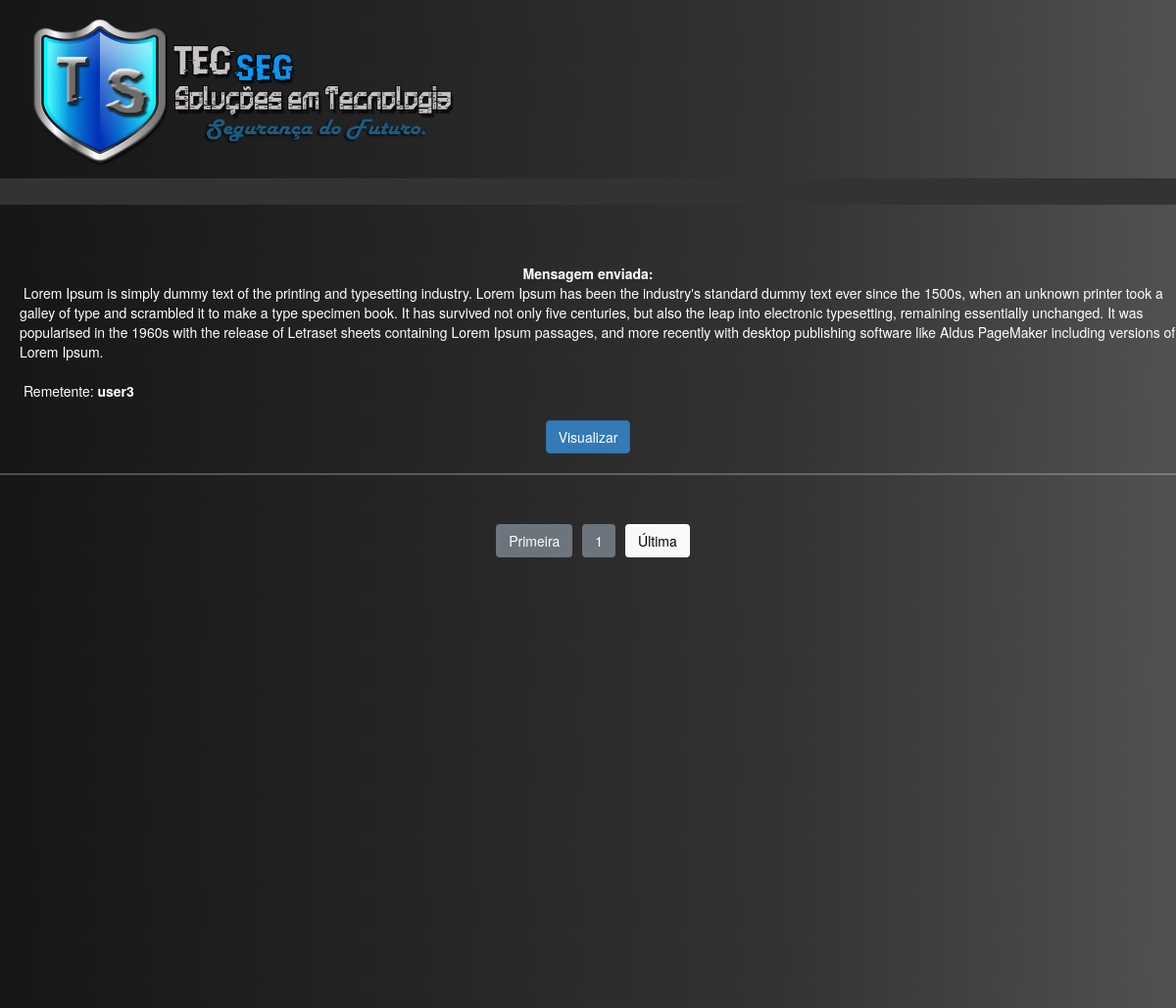
The page /vermensagemadm.php on the database its author committed.
### tables this page shows
CREATE TABLE IF NOT EXISTS `mensagem` (
  `codigo` int(11) NOT NULL AUTO_INCREMENT,
  `mensagem` text NOT NULL,
  `nomeus` varchar(200) NOT NULL,
  `emailus` varchar(200) NOT NULL,
  PRIMARY KEY (`codigo`)
);

### vermensagemadm.php (the view, shortened to what this page needs)
<?php
 include_once("conexao_login.php");
$result_cursos = "SELECT * FROM admins where cod_adm limit 1";
$resultado_cursos = mysqli_query($conn, $result_cursos);
 include_once("conexao2.php");
?>
<!DOCTYPE html>
<html lang="pt-br">
<head>
<link rel="stylesheet" href="Estilo.css">
<link href="https://cdn.jsdelivr.net/npm/bootstrap@5.1.3/dist/css/bootstrap.min.css" rel="stylesheet">
        <link href=".css/bootstrap.min.css" rel="stylesheet">
</head>
	<body bgcolor="#333">
<div class="imagem">
<img src="TECSEGN2.png" height="30%" width="40%">
</div>
<div class="topnav">
  <?php while($rows_cursos = mysqli_fetch_assoc($resultado_cursos)){  ?>
<a class="align3" href="#" onclick="myFunction2()"><img class="usuario" src="admin.png" height="50px" width="50px"></a>
 <?php } ?>
  <a class="align" onclick="myFunction()" href="#">Mercadorias ⠀<i class="arrow down"></i></a>
  <a class="align" href="cadastraradm.php">Cadastrar Administradores</a>
<br>
</div>
<br><br>
<div class="barra2">
  <br><br>
<?php
        $pagina_atual = filter_input(INPUT_GET, "page", FILTER_SANITIZE_NUMBER_INT);
        $pagina = (!empty($pagina_atual)) ? $pagina_atual : 1;
        $limite_resultado = 3;
        $inicio = ($limite_resultado * $pagina) - $limite_resultado;
        $query_produto = "SELECT * FROM mensagem ORDER BY codigo asc LIMIT $inicio, $limite_resultado";
        $result_produto = $conn->prepare($query_produto);
        $result_produto->execute();
        if (($result_produto) AND ($result_produto->rowCount() != 0)) {
            while ($row_produto = $result_produto->fetch(PDO::FETCH_ASSOC)) {
                extract($row_produto);
                  echo "<center><font color='white'><b></b><br>";
                echo "<b>Mensagem enviada:</b></center> <div class='linha'> $mensagem <br><br></div>";
                  echo "<div class='linha'> Remetente: <b>$nomeus</b></div>";
                echo "<br>";
                echo "<center><a href='visualizarmensagem.php?codigo=$codigo'><button class='btn btn-primary'>Visualizar</button></a><br></center>";
                echo "<hr>";
            }
            $query_qnt_registros = "SELECT COUNT(codigo) AS num_result FROM mensagem";
            $result_qnt_registros = $conn->prepare($query_qnt_registros);
            $result_qnt_registros->execute();
            $row_qnt_registros = $result_qnt_registros->fetch(PDO::FETCH_ASSOC);
            $qnt_pagina = ceil($row_qnt_registros['num_result'] / $limite_resultado);
            echo "<br><br><center><a href='vermensagemadm.php?page=1'><button class='btn btn-secondary btn-mol'>Primeira</button></a>";
            echo "<button class='btn btn-secondary btn-mol'>$pagina</button>";
            echo "<a href='vermensagemadm.php?page=$qnt_pagina'><button class='btn btn-light btn-mol2'>Última</center></button></a>";
        } else {
            echo "<p style='color: #f00;'>Nenhuma mensagem encontrada!p>";
        }
        ?>
<br><br>

### Estilo.css (style rules this page uses)
.topnav { background-image: linear-gradient(to right,#161616,#242424,#333,#515151); overflow: hidden; margin-top: -20%; }
.topnav a { float: right; color: #f2f2f2; text-align: center; padding: 160px 28px; text-decoration: none; font-size: 15px; font-family: arial; }
.topnav a.align { padding-top: 14px; }
.barra2 { background-image: linear-gradient(to right,#161616,#242424,#333,#515151); height: 630px; margin-top: -13px; }
* { box-sizing: border-box; }

### vermensagemadm.php (style rules this page uses)
body { background: #333 !important; }
hr { color: white !important; }
div.topnav { height: 240px !important; margin-top: -238px !important; }
div.barra2 { height: 820px; }
.topnav a.align3 { padding-top: 14px; border-radius: 50%; height: 70px; width: 70px; }
button.btn-secondary { margin-top: -10px; }
button.btn-mol2 { margin-top: -10px; margin-left: 10px; }
div.linha { white-space: pre-wrap; margin-left: 20px; }
button.btn-mol { margin-left: 10px; }

### rows shown on the page
mensagem: mensagem "Lorem Ipsum is simply dummy text of the printing and typesetting industry. Lorem Ipsum has been the industry's standard dummy text ever since the 1500s, when an unknown printer took a galley of type and scrambled it to make a type specimen book. It has survived not only five centuries, but also the leap into electronic typesetting, remaining essentially unchanged. It was popularised in the 1960s with the release of Letraset sheets containing Lorem Ipsum passages, and more recently with desktop publishing software like Aldus PageMaker including versions of Lorem Ipsum.…", nomeus "user3"

### other values the page prints
$pagina "1"
